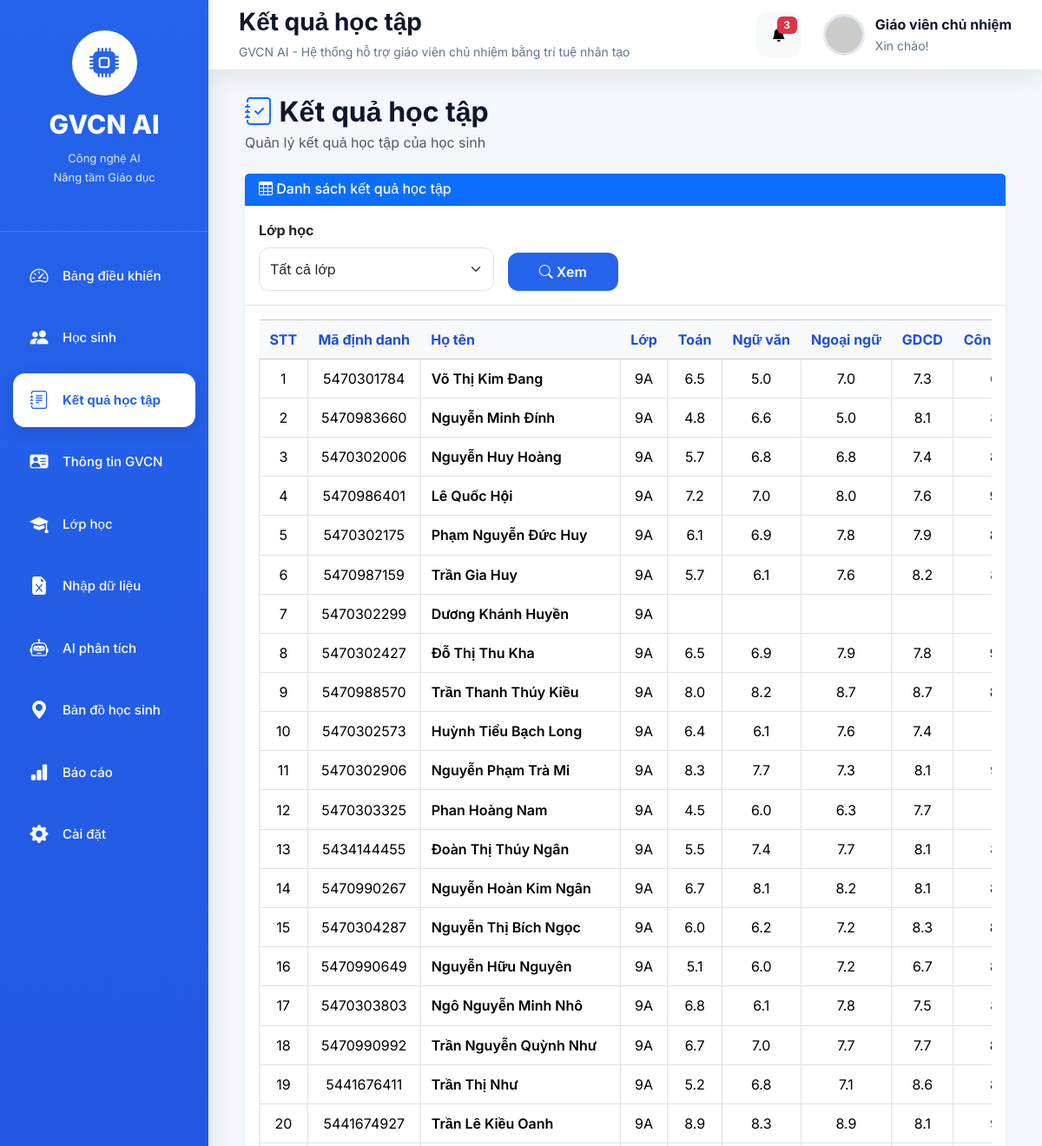
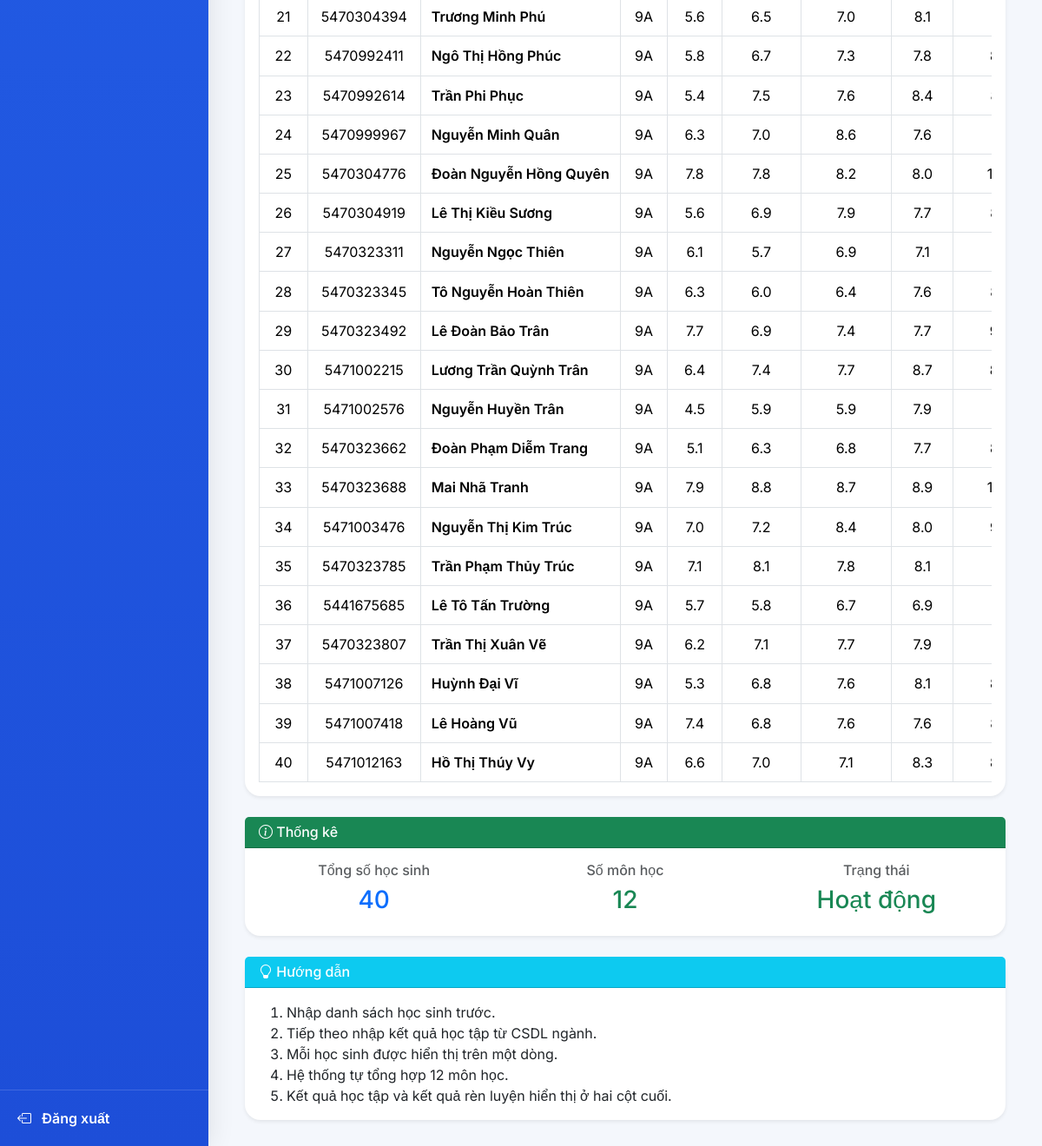
The app's page /academic, older data (2 pictures, top to bottom).
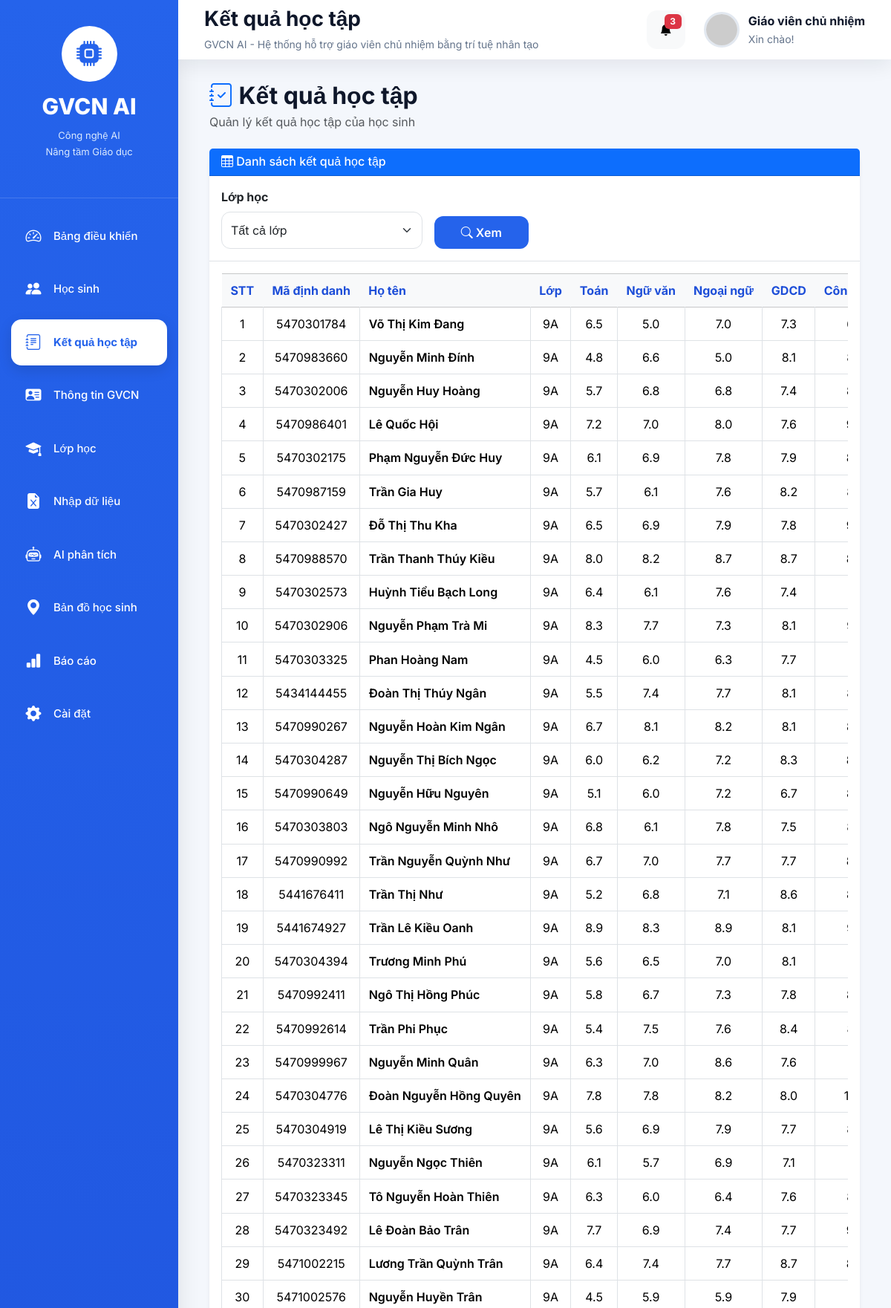
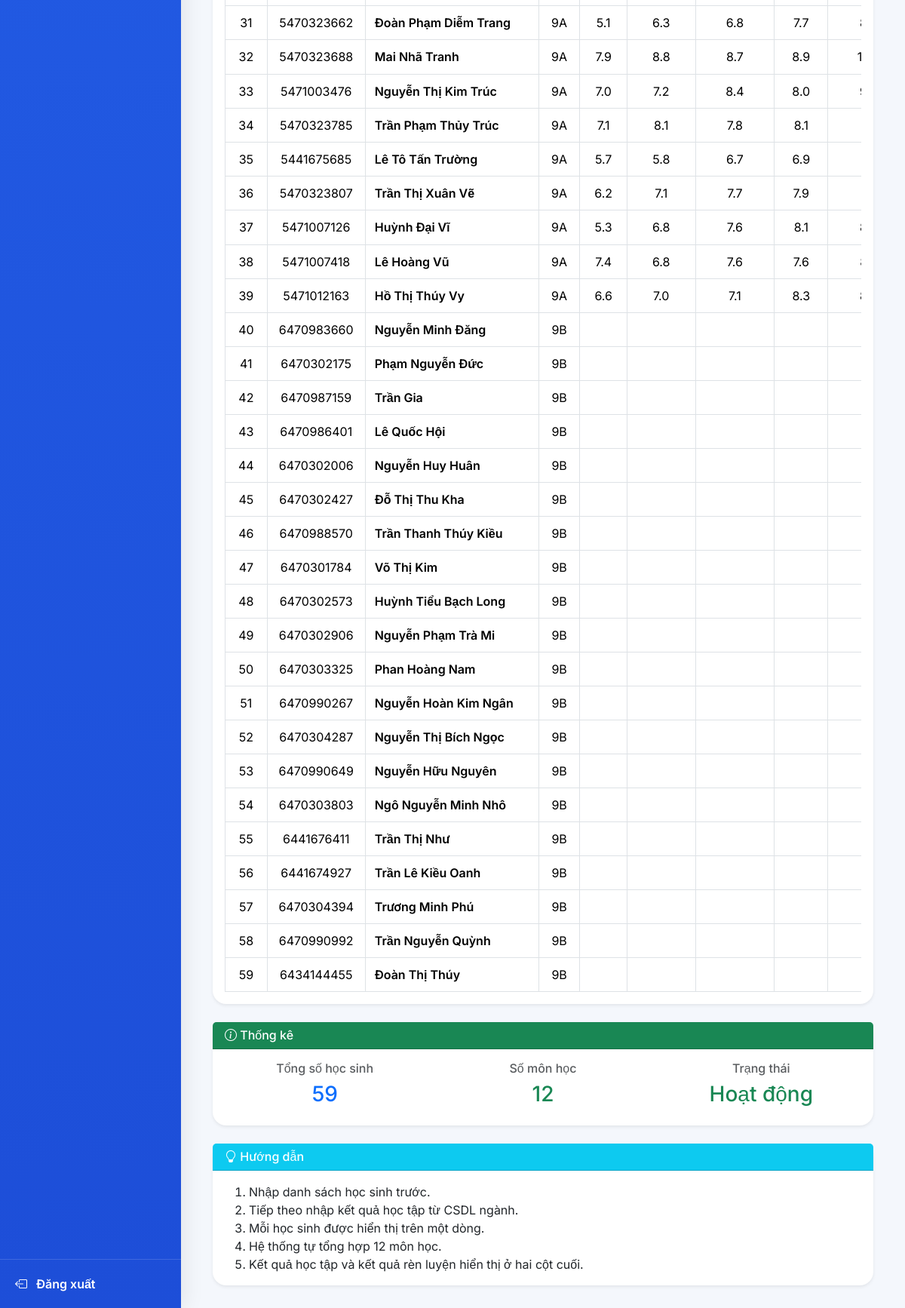
The same page, newer data (2 pictures, top to bottom).
### tables this page shows
CREATE TABLE students(

        id INTEGER PRIMARY KEY AUTOINCREMENT,

        ma_dinh_danh TEXT UNIQUE,

        ho_ten TEXT,

        ngay_sinh TEXT,

        gioi_tinh TEXT,

        dan_toc TEXT,

        noi_sinh TEXT,

        dia_chi TEXT,

        lop TEXT,

        trang_thai TEXT,

        ngay_cap_nhat TEXT

    );

CREATE TABLE academic(

        id INTEGER PRIMARY KEY AUTOINCREMENT,

        ma_dinh_danh TEXT,

        nam_hoc TEXT,

        hoc_ky TEXT,

        mon_hoc TEXT,

        diem_tb REAL,

        ket_qua_hoc_tap TEXT,

        ket_qua_ren_luyen TEXT,

        ngay_cap_nhat TEXT,

        FOREIGN KEY(ma_dinh_danh)

        REFERENCES students(ma_dinh_danh)

    );

### app.py (the view, shortened to what this page needs)
@app.route("/academic")
def academic():
    conn = get_connection()
    classes = conn.execute("""

        SELECT DISTINCT lop

        FROM students

        WHERE lop IS NOT NULL
          AND lop <> ''

        ORDER BY lop

    """).fetchall()
    lop = request.args.get("lop", "")
    if lop == "":
        rows = conn.execute("""

            SELECT

                s.ma_dinh_danh,
                s.ho_ten,
                s.lop,
                a.mon_hoc,
                a.diem_tb,
                a.ket_qua_hoc_tap,
                a.ket_qua_ren_luyen

            FROM students s

            LEFT JOIN academic a

            ON s.ma_dinh_danh = a.ma_dinh_danh

            ORDER BY s.lop, s.ho_ten

        """).fetchall()
    conn.close()
    students = {}
    for row in rows:
        ma = row["ma_dinh_danh"]
        if ma not in students:
            students[ma] = {
                "ma_dinh_danh": row["ma_dinh_danh"],
                "ho_ten": row["ho_ten"],
                "lop": row["lop"],
                "Toán": "",
                "Ngữ văn": "",
                "Ngoại ngữ": "",
                "GDCD": "",
                "Công nghệ": "",
                "Tin học": "",
                "Khoa học Tự nhiên": "",
                "Lịch sử và Địa lý": "",
                "Giáo dục thể chất": "",
                "Nghệ thuật": "",
                "HĐTN": "",
                "GDĐP": "",
                "ket_qua_hoc_tap": "",
                "ket_qua_ren_luyen": ""
            }
        if row["mon_hoc"]:
            students[ma][row["mon_hoc"]] = row["diem_tb"]
            students[ma]["ket_qua_hoc_tap"] = row["ket_qua_hoc_tap"] or ""
            students[ma]["ket_qua_ren_luyen"] = row["ket_qua_ren_luyen"] or ""
    academic = sort_students(list(students.values()))
    return render_template(
        "academic.html",
        academic=academic,
        classes=classes,
        selected_class=lop,
        page_title="Kết quả học tập",
        active_page="academic"
    )

### templates/academic.html (shortened to what this page needs)
{% extends "layout.html" %}
{% block content %}
<div class="container-fluid">
    <div class="d-flex flex-column flex-lg-row justify-content-between align-items-start align-items-lg-center gap-3 mb-4">
        <div>
            <h2 class="fw-bold mb-1">
                <i class="bi bi-journal-check text-primary"></i>
                Kết quả học tập
            </h2>
            <p class="text-muted mb-0">
                Quản lý kết quả học tập của học sinh
            </p>
        </div>
    </div>
    <div class="card shadow-sm">
        <div class="card-header bg-primary text-white">
            <div class="d-flex flex-column flex-lg-row justify-content-between align-items-start align-items-lg-center gap-2">
                <h5 class="mb-0">
                    <i class="bi bi-table"></i>
                    Danh sách kết quả học tập
                </h5>
            </div>
        </div>
<div class="card-body border-bottom">
    <form method="get" class="row g-3 align-items-end">
        <div class="col-md-4">
            <label class="form-label fw-bold">
                Lớp học
            </label>
            <select
                name="lop"
                class="form-select">
                <option value="">
                    Tất cả lớp
                </option>
            </select>
        </div>
        <div class="col-md-2">
            <button
                type="submit"
                class="btn btn-primary w-100">
                <i class="bi bi-search"></i>
                Xem
            </button>
        </div>
    </form>
</div>
        <div class="card-body">
            <div class="table-responsive" style="overflow-x:auto;">
                <table class="table table-bordered table-hover table-sm align-middle text-nowrap">
                    <thead class="table-light">
                        <tr>
                            <th>STT</th>
                            <th>Mã định danh</th>
                            <th>Họ tên</th>
                            <th>Lớp</th>
                            <th>Toán</th>
                            <th>Ngữ văn</th>
                            <th>Ngoại ngữ</th>
                            <th>GDCD</th>
                            <th>Công nghệ</th>
                        </tr>
                    </thead>
                    <tbody>
{% for row in academic %}
<tr>
    <td>{{ loop.index }}</td>
    <td>{{ row.ma_dinh_danh }}</td>
    <td class="text-start fw-semibold">
        {{ row.ho_ten }}
    </td>
    <td>{{ row.lop }}</td>
    <td>{{ row["Toán"] }}</td>
    <td>{{ row["Ngữ văn"] }}</td>
    <td>{{ row["Ngoại ngữ"] }}</td>
    <td>{{ row["GDCD"] }}</td>
    <td>{{ row["Công nghệ"] }}</td>
</tr>
{% else %}
<tr>
    <td colspan="18" class="text-center text-muted py-5">
        Chưa có dữ liệu kết quả học tập.
    </td>
</tr>
{% endfor %}
                    </tbody>
                </table>
            </div>
        </div>
    </div>
    <div class="card shadow-sm mt-4">
        <div class="card-header bg-success text-white">
            <h5 class="mb-0">
                <i class="bi bi-info-circle"></i>
                Thống kê
            </h5>
        </div>
        <div class="card-body">
            <div class="row g-4 text-center">
                <div class="col-12 col-md-4">
                    <h6 class="text-muted">
                        Tổng số học sinh
                    </h6>
                    <h3 class="text-primary">
                        {{ academic|length }}
                    </h3>
                </div>
                <div class="col-12 col-md-4">
                    <h6 class="text-muted">
                        Số môn học
                    </h6>
                    <h3 class="text-success">
                        12
                    </h3>
                </div>
                <div class="col-12 col-md-4">
                    <h6 class="text-muted">
                        Trạng thái
                    </h6>
                    <h3 class="text-success">
                        Hoạt động
                    </h3>
                </div>
            </div>
        </div>
    </div>
    <div class="card shadow-sm mt-4">
        <div class="card-header bg-info text-white">
            <h5 class="mb-0">
                <i class="bi bi-lightbulb"></i>
                Hướng dẫn
            </h5>
        </div>
        <div class="card-body">
            <ol class="mb-0">
                <li>Nhập danh sách học sinh trước.</li>
                <li>Tiếp theo nhập kết quả học tập từ CSDL ngành.</li>
                <li>Mỗi học sinh được hiển thị trên một dòng.</li>
                <li>Hệ thống tự tổng hợp 12 môn học.</li>
                <li>Kết quả học tập và kết quả rèn luyện hiển thị ở hai cột cuối.</li>
            </ol>
        </div>
    </div>
</div>
{% endblock %}

### templates/layout.html (shortened to what this page needs)
<!DOCTYPE html>
<html lang="vi">
<head>
    <link href="https://cdn.jsdelivr.net/npm/bootstrap@5.3.3/dist/css/bootstrap.min.css" rel="stylesheet">
    <link rel="stylesheet"
          href="https://cdn.jsdelivr.net/npm/bootstrap-icons@1.11.3/font/bootstrap-icons.min.css">
    <link rel="stylesheet"
          href="{{ url_for('static', filename='css/style.css') }}">
</head>
<body>
<div class="wrapper">
    <aside class="sidebar">
        <div>
            <div class="logo">
                <div class="logo-icon">
                    <i class="bi bi-cpu-fill"></i>
                </div>
                <h2>GVCN AI</h2>
                <p>
                   Công nghệ AI<br>
                    Nâng tầm Giáo dục
                </p>
            </div>
            <ul class="menu">
                <li>
                    <a href="/dashboard"
                       class="{% if active_page == 'dashboard' %}active{% endif %}">
                        <i class="bi bi-speedometer2"></i>
                        <span>Bảng điều khiển</span>
                    </a>
                </li>
                <li>
                    <a href="/students"
                       class="{% if active_page == 'students' %}active{% endif %}">
                        <i class="bi bi-people-fill"></i>
                        <span>Học sinh</span>
                    </a>
                </li>
                <li>
                    <a href="/academic"
                        class="{% if active_page == 'academic' %}active{% endif %}">
                        <i class="bi bi-journal-text"></i>
                        <span>Kết quả học tập</span>
                    </a>
                </li>
                <li>
                    <a href="/teacher-notes"
                        class="{% if active_page == 'teacher_notes' %}active{% endif %}">
                        <i class="bi bi-person-vcard-fill"></i>
                        <span>Thông tin GVCN</span>
                    </a>
                </li>
                <li>
                    <a href="/classes"
                       class="{% if active_page == 'classes' %}active{% endif %}">
                        <i class="bi bi-mortarboard-fill"></i>
                        <span>Lớp học</span>
                    </a>
                </li>
                <li>
                    <a href="/upload"
                       class="{% if active_page == 'upload' %}active{% endif %}">
                        <i class="bi bi-file-earmark-excel-fill"></i>
                        <span>Nhập dữ liệu</span>
                    </a>
                </li>
                <li>
                    <a href="/ai"
                       class="{% if active_page == 'ai' %}active{% endif %}">
                        <i class="bi bi-robot"></i>
                        <span>AI phân tích</span>
                    </a>
                </li>
                <li>
                    <a href="/map"
                       class="{% if active_page == 'map' %}active{% endif %}">
                        <i class="bi bi-geo-alt-fill"></i>
                        <span>Bản đồ học sinh</span>
                    </a>
                </li>
                <li>
                    <a href="/reports"
                       class="{% if active_page == 'reports' %}active{% endif %}">
                        <i class="bi bi-bar-chart-fill"></i>
                        <span>Báo cáo</span>
                    </a>
                </li>
                <li>
                    <a href="/settings"
                       class="{% if active_page == 'settings' %}active{% endif %}">
                        <i class="bi bi-gear-fill"></i>
                        <span>Cài đặt</span>
                    </a>
                </li>
            </ul>
        </div>
        <div class="sidebar-footer">
            <a href="/">
                <i class="bi bi-box-arrow-left"></i>
                Đăng xuất
            </a>
        </div>
    </aside>
    <main class="main-content">
        <header class="topbar">
            <div>
                <h3>{{ page_title }}</h3>
                <small>
                    GVCN AI - Hệ thống hỗ trợ giáo viên chủ nhiệm bằng trí tuệ nhân tạo
                </small>
            </div>
            <div class="topbar-right">
                <button class="btn btn-light notification">
                    <i class="bi bi-bell-fill"></i>
                    <span class="badge bg-danger">3</span>
                </button>
                <div class="user-box">
                    <img src="https://ui-avatars.com/api/?name=GVCN&background=2563eb&color=ffffff">
                    <div>
                        <strong>Giáo viên chủ nhiệm</strong>
                        <small>Xin chào!</small>
                    </div>
                </div>
            </div>
        </header>
        <div class="content">
            {% block content %}
                        {% endblock %}
        </div>
    </main>
</div>
</body>
</html>

Row changes from the older to the newer data that the page shows:
removed students: ma_dinh_danh "5470302299", ho_ten "Dương Khánh Huyền", lop "9A"
added students: ma_dinh_danh "6470983660", ho_ten "Nguyễn Minh Đăng", lop "9B"
added students: ma_dinh_danh "6470302175", ho_ten "Phạm Nguyễn Đức", lop "9B"
added students: ma_dinh_danh "6470987159", ho_ten "Trần Gia", lop "9B"
added students: ma_dinh_danh "6470986401", ho_ten "Lê Quốc Hội", lop "9B"
added students: ma_dinh_danh "6470302006", ho_ten "Nguyễn Huy Huân", lop "9B"
added students: ma_dinh_danh "6470302427", ho_ten "Đỗ Thị Thu Kha", lop "9B"
added students: ma_dinh_danh "6470988570", ho_ten "Trần Thanh Thúy Kiều", lop "9B"
added students: ma_dinh_danh "6470301784", ho_ten "Võ Thị Kim", lop "9B"
added students: ma_dinh_danh "6470302573", ho_ten "Huỳnh Tiểu Bạch Long", lop "9B"
added students: ma_dinh_danh "6470302906", ho_ten "Nguyễn Phạm Trà Mi", lop "9B"
added students: ma_dinh_danh "6470303325", ho_ten "Phan Hoàng Nam", lop "9B"
added students: ma_dinh_danh "6470990267", ho_ten "Nguyễn Hoàn Kim Ngân", lop "9B"
added students: ma_dinh_danh "6470304287", ho_ten "Nguyễn Thị Bích Ngọc", lop "9B"
added students: ma_dinh_danh "6470990649", ho_ten "Nguyễn Hữu Nguyên", lop "9B"
added students: ma_dinh_danh "6470303803", ho_ten "Ngô Nguyễn Minh Nhô", lop "9B"
added students: ma_dinh_danh "6441676411", ho_ten "Trần Thị Như", lop "9B"
added students: ma_dinh_danh "6441674927", ho_ten "Trần Lê Kiều Oanh", lop "9B"
added students: ma_dinh_danh "6470304394", ho_ten "Trương Minh Phú", lop "9B"
added students: ma_dinh_danh "6470990992", ho_ten "Trần Nguyễn Quỳnh", lop "9B"
added students: ma_dinh_danh "6434144455", ho_ten "Đoàn Thị Thúy", lop "9B"
Text that changed along with them:
{{ academic|length }}: "40" → "59"
